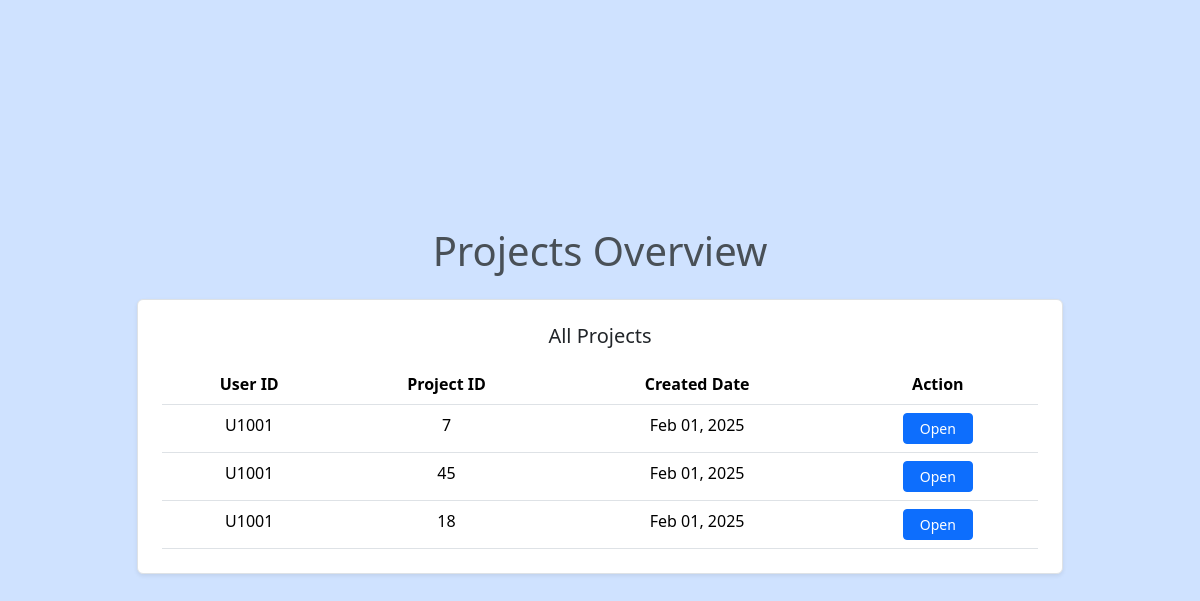
Page /managers/ on the committed database.
### login/models.py (models this page shows, shortened)
class Project(models.Model):
    project_id = models.CharField(max_length=50, primary_key=True)
    user = models.ForeignKey(UserRegistration, on_delete=models.CASCADE)
    created_at = models.DateTimeField(auto_now_add=True)

class UserRegistration(models.Model):
    name = models.CharField(max_length=100)
    userid = models.CharField(max_length=50, primary_key=True)
    email = models.EmailField(max_length=255, unique=True, null=True, blank=True)
    contact_no = models.CharField(max_length=255)
    password = models.CharField(max_length=255)  # Hashed final password
    group = models.ForeignKey(
        UserGroup,
        on_delete=models.CASCADE,
        null=True,  # Allow null temporarily for migration
        default=None  # No default value
    )

### login/views.py (the view)
# urls.py: path('managers/',views.managers_view,name='managers'),
def managers_view(request):
    all_projects = Project.objects.all().order_by('-created_at')
    return render(request, 'managers.html', {'all_projects': all_projects})

### login/templates/managers.html (shortened to what this page needs)
<!DOCTYPE html>
<html lang="en">
<head>
    <link href="https://cdnjs.cloudflare.com/ajax/libs/bootstrap/5.3.2/css/bootstrap.min.css" rel="stylesheet">
</head>
<body class="bg-primary-subtle min-vh-100 d-flex flex-column justify-content-center">
    <div class="container">
        <div class="row justify-content-center">
            <div class="col-12 col-lg-10">
                <h1 class="text-center mb-4 text-light-emphasis">Projects Overview</h1>
                <div class="border p-4 rounded bg-white shadow-sm">
                    <h5 class="text-center mb-3">All Projects</h5>
                    <div class="table-responsive">
                        <table class="table table-hover mb-0">
                            <thead>
                                <tr class="text-center">
                                    <th>User ID</th>
                                    <th>Project ID</th>
                                    <th>Created Date</th>
                                    <th>Action</th>
                                </tr>
                            </thead>
                            <tbody>
                                {% for project in all_projects %}
                                    <tr class="text-center">
                                        <td>{{ project.user.userid }}</td>
                                        <td>{{ project.project_id }}</td>
                                        <td>{{ project.created_at|date:"M d, Y" }}</td>
                                        <td>
                                            <a href="{% url 'dashboard' project_id=project.project_id %}"
                                               class="btn btn-primary btn-sm px-3"
                                               style="--bs-btn-bg: rgb(var(--bs-primary-rgb));">
                                                Open
                                            </a>
                                        </td>
                                    </tr>
                                {% empty %}
                                    <tr>
                                        <td colspan="4" class="text-center">No projects found</td>
                                    </tr>
                                {% endfor %}
                            </tbody>
                        </table>
                    </div>
                </div>
            </div>
        </div>
    </div>
</body>
</html>

### rows in the picture
Project: user.userid "U1001", project_id "7", created_at "Feb 01, 2025"
Project: user.userid "U1001", project_id "45", created_at "Feb 01, 2025"
Project: user.userid "U1001", project_id "18", created_at "Feb 01, 2025"
